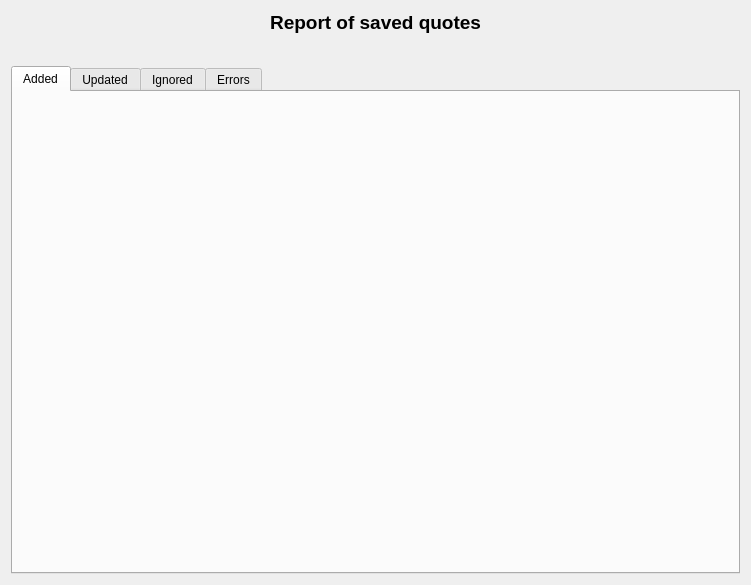
<?xml version="1.0" encoding="UTF-8"?>
<ui version="4.0">
 <class>wdgQuotesSaveResult</class>
 <widget class="QWidget" name="wdgQuotesSaveResult">
  <property name="geometry">
   <rect>
    <x>0</x>
    <y>0</y>
    <width>751</width>
    <height>585</height>
   </rect>
  </property>
  <property name="windowTitle">
   <string>Form</string>
  </property>
  <layout class="QHBoxLayout" name="horizontalLayout_2">
   <item>
    <layout class="QVBoxLayout" name="verticalLayout">
     <item>
      <widget class="QLabel" name="lbl">
       <property name="font">
        <font>
         <pointsize>14</pointsize>
         <weight>75</weight>
         <bold>true</bold>
        </font>
       </property>
       <property name="text">
        <string>Report of saved quotes</string>
       </property>
       <property name="alignment">
        <set>Qt::AlignCenter</set>
       </property>
      </widget>
     </item>
     <item>
      <layout class="QHBoxLayout" name="horizontalLayout">
       <item>
        <spacer name="horizontalSpacer">
         <property name="orientation">
          <enum>Qt::Horizontal</enum>
         </property>
         <property name="sizeHint" stdset="0">
          <size>
           <width>40</width>
           <height>20</height>
          </size>
         </property>
        </spacer>
       </item>
       <item>
        <widget class="QLabel" name="label">
         <property name="maximumSize">
          <size>
           <width>64</width>
           <height>64</height>
          </size>
         </property>
         <property name="text">
          <string/>
         </property>
         <property name="pixmap">
          <pixmap resource="../images/xulpymoney.qrc">:/xulpymoney/save.png</pixmap>
         </property>
        </widget>
       </item>
       <item>
        <spacer name="horizontalSpacer_2">
         <property name="orientation">
          <enum>Qt::Horizontal</enum>
         </property>
         <property name="sizeHint" stdset="0">
          <size>
           <width>40</width>
           <height>20</height>
          </size>
         </property>
        </spacer>
       </item>
      </layout>
     </item>
     <item>
      <widget class="QTabWidget" name="tab">
       <property name="currentIndex">
        <number>0</number>
       </property>
       <widget class="QWidget" name="tabAdded">
        <attribute name="icon">
         <iconset resource="../images/xulpymoney.qrc">
          <normaloff>:/xulpymoney/save.png</normaloff>:/xulpymoney/save.png</iconset>
        </attribute>
        <attribute name="title">
         <string>Added</string>
        </attribute>
        <layout class="QHBoxLayout" name="horizontalLayout_3">
         <item>
          <widget class="mqtw" name="mqtwAdded" native="true"/>
         </item>
        </layout>
       </widget>
       <widget class="QWidget" name="tabUpdated">
        <attribute name="icon">
         <iconset resource="../images/xulpymoney.qrc">
          <normaloff>:/xulpymoney/editar.png</normaloff>:/xulpymoney/editar.png</iconset>
        </attribute>
        <attribute name="title">
         <string>Updated</string>
        </attribute>
        <layout class="QHBoxLayout" name="horizontalLayout_4">
         <item>
          <widget class="mqtw" name="mqtwUpdated" native="true"/>
         </item>
        </layout>
       </widget>
       <widget class="QWidget" name="tabIgnored">
        <attribute name="icon">
         <iconset resource="../images/xulpymoney.qrc">
          <normaloff>:/xulpymoney/study.png</normaloff>:/xulpymoney/study.png</iconset>
        </attribute>
        <attribute name="title">
         <string>Ignored</string>
        </attribute>
        <layout class="QHBoxLayout" name="horizontalLayout_5">
         <item>
          <widget class="mqtw" name="mqtwIgnored" native="true"/>
         </item>
        </layout>
       </widget>
       <widget class="QWidget" name="tabErrors">
        <attribute name="icon">
         <iconset resource="../images/xulpymoney.qrc">
          <normaloff>:/xulpymoney/button_cancel.png</normaloff>:/xulpymoney/button_cancel.png</iconset>
        </attribute>
        <attribute name="title">
         <string>Errors</string>
        </attribute>
        <layout class="QHBoxLayout" name="horizontalLayout_6">
         <item>
          <widget class="mqtw" name="mqtwErrors" native="true"/>
         </item>
        </layout>
       </widget>
      </widget>
     </item>
    </layout>
   </item>
  </layout>
 </widget>
 <customwidgets>
  <customwidget>
   <class>mqtw</class>
   <extends>QWidget</extends>
   <header location="global">myqtablewidget</header>
   <container>1</container>
  </customwidget>
 </customwidgets>
 <resources>
  <include location="../images/xulpymoney.qrc"/>
 </resources>
 <connections/>
</ui>
